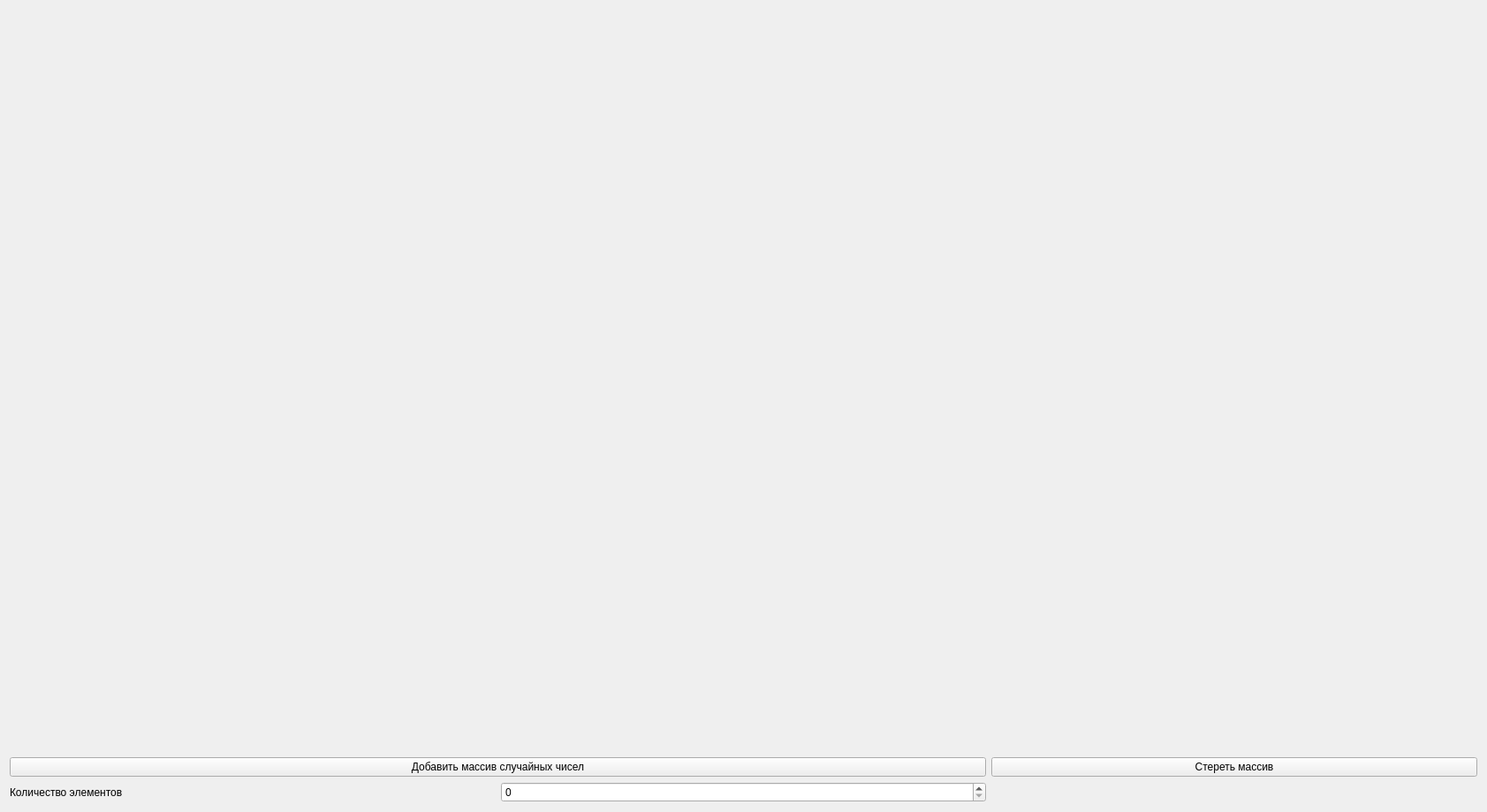
<?xml version="1.0" encoding="UTF-8"?>
<ui version="4.0">
 <class>Widget</class>
 <widget class="QWidget" name="Widget">
  <property name="geometry">
   <rect>
    <x>0</x>
    <y>0</y>
    <width>1683</width>
    <height>919</height>
   </rect>
  </property>
  <property name="windowTitle">
   <string>Widget</string>
  </property>
  <layout class="QGridLayout" name="gridLayout">
   <item row="0" column="0" colspan="3">
    <widget class="QLabel" name="vectorLabel">
     <property name="text">
      <string/>
     </property>
    </widget>
   </item>
   <item row="1" column="0" colspan="3">
    <widget class="QLabel" name="mediansLabel">
     <property name="text">
      <string/>
     </property>
    </widget>
   </item>
   <item row="2" column="0" colspan="2">
    <widget class="QPushButton" name="addPushButton">
     <property name="text">
      <string>Добавить массив случайных чисел</string>
     </property>
    </widget>
   </item>
   <item row="2" column="2">
    <widget class="QPushButton" name="clearPushButton">
     <property name="text">
      <string>Стереть массив</string>
     </property>
    </widget>
   </item>
   <item row="3" column="0">
    <widget class="QLabel" name="label">
     <property name="text">
      <string>Количество элементов</string>
     </property>
    </widget>
   </item>
   <item row="3" column="1">
    <widget class="QSpinBox" name="spinBox"/>
   </item>
  </layout>
 </widget>
 <resources/>
 <connections/>
</ui>
